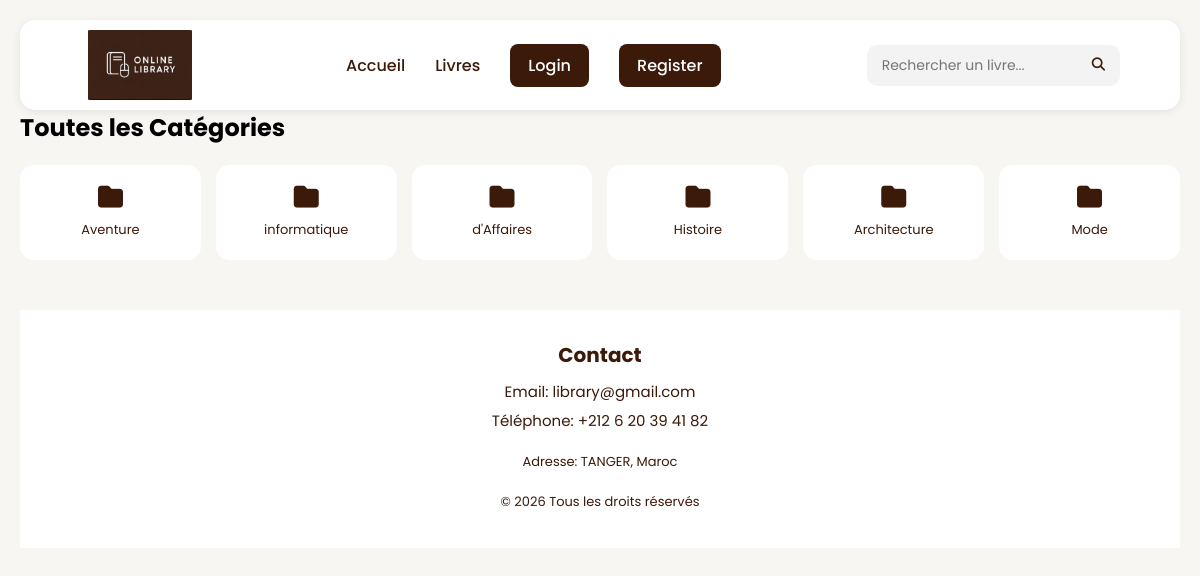
Screenshot of /livres/categories.php with the database file from the repository.
### tables this page shows
CREATE TABLE `categories` (
  `id` int(11) NOT NULL,
  `nom` varchar(50) NOT NULL
);

### livres/categories.php (the view, shortened to what this page needs)
<?php
require "../config/config.php";
$categories = $pdo->query("SELECT * FROM categories")->fetchAll();
?>
<!DOCTYPE html>
<html lang="fr">
<head>
    <link rel="stylesheet" href="../assets/css/style.css">
    <link rel="stylesheet" href="https://cdnjs.cloudflare.com/ajax/libs/font-awesome/6.5.1/css/all.min.css">
</head>
<body>
<?php include "../includes/navbar.php"; ?>
<section class="categories-page">
    <div class="title">
        <h2>Toutes les Catégories</h2>
    </div>
    <div class="cat-grid">
        <?php foreach($categories as $cat): ?>
            <div class="cat-card">
                <a href="liste.php?categorie=<?= (int)$cat['id'] ?>" style="text-decoration:none; color:inherit;">
                    <i class="fas fa-folder"></i>
                    <p><?= htmlspecialchars($cat['nom']) ?></p>
                </a>
            </div>
        <?php endforeach; ?>
    </div>
</section>
<?php include "../includes/footer.php"; ?>
</body>
</html>

### assets/css/style.css (style rules this page uses)
* { margin:0; padding:0; box-sizing:border-box; font-family:"Poppins",sans-serif; }
body { background:#f8f6f3; padding:20px; }
.title { display:flex; justify-content:space-between; align-items:center; margin-bottom:20px; }
.cat-grid { display:grid; grid-template-columns:repeat(auto-fit,minmax(150px,1fr)); gap:15px; }
.cat-card { background:white; padding:20px; border-radius:14px; text-align:center; transition:0.3s; }
.cat-card i { font-size:25px; color:#3b1a0a; margin-bottom:10px; }
.cat-card p { color:#3b1a0a; font-size:13px; }

### rows the page displays
categories: nom "Aventure"
categories: nom "informatique"
categories: nom "d'Affaires"
categories: nom "Histoire"
categories: nom "Architecture"
categories: nom "Mode"
